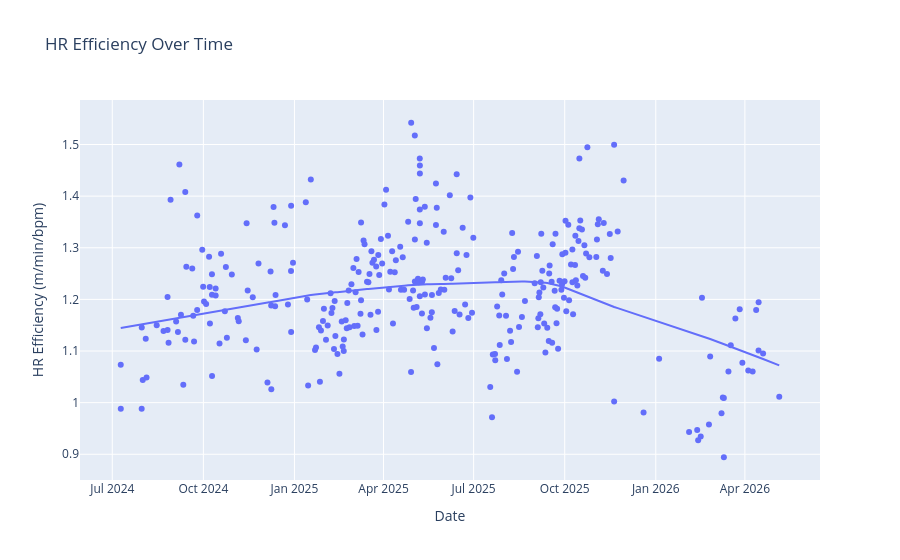

This figure's notebook cell:
### Code cell
# Filter to runs with valid HR data
df_hr = df[df["avg_hr"].notna()].copy()

# HR efficiency = speed (m/min) / heart rate
# Higher = more speed per heartbeat = better fitness
df_hr["speed_m_per_min"] = (df_hr["distance_km"] * 1000) / (df_hr["duration_sec"] / 60)
df_hr["hr_efficiency"] = df_hr["speed_m_per_min"] / df_hr["avg_hr"]

# Filter to easy runs only (avg_hr < 155) to remove intensity confounding
df_easy = df_hr[df_hr["avg_hr"] < 190].copy()
df_easy = df_easy[df_easy["hr_efficiency"] < 1.78].copy()
print(f"Runs with HR: {len(df_easy)}")

fig = px.scatter(df_easy, x="date", y="hr_efficiency",
                 trendline="lowess",
                 title="HR Efficiency Over Time",
                 labels={"hr_efficiency": "HR Efficiency (m/min/bpm)", "date": "Date"})
fig.show()

### Figure 1 — Plotly figure (JSON) as saved in the notebook; plotly's stock layout.template omitted (floating-point values rounded to 4 significant figures; data arrays with more than 128 entries replaced by an {"elided": "..."} marker saying what was removed)
{"data": [{"hovertemplate": "Date=%{x}<br>HR Efficiency (m/min/bpm)=%{y}<extra></extra>", "legendgroup": "", "marker": {"color": "#636efa", "symbol": "circle"}, "mode": "markers", "name": "", "orientation": "v", "showlegend": false, "type": "scatter", "x": {"elided": "307 str values"}, "xaxis": "x", "y": {"elided": "307 float values"}, "yaxis": "y"}, {"hovertemplate": "<b>LOWESS trendline</b><br><br>Date=%{x}<br>HR Efficiency (m/min/bpm)=%{y} <b>(trend)</b><extra></extra>", "legendgroup": "", "marker": {"color": "#636efa", "symbol": "circle"}, "mode": "lines", "name": "", "showlegend": false, "type": "scatter", "x": {"elided": "307 str values"}, "xaxis": "x", "y": {"elided": "307 float values"}, "yaxis": "y"}], "layout": {"legend": {"tracegroupgap": 0}, "title": {"text": "HR Efficiency Over Time"}, "xaxis": {"anchor": "y", "domain": [0, 1], "title": {"text": "Date"}}, "yaxis": {"anchor": "x", "domain": [0, 1], "title": {"text": "HR Efficiency (m/min/bpm)"}}}}
